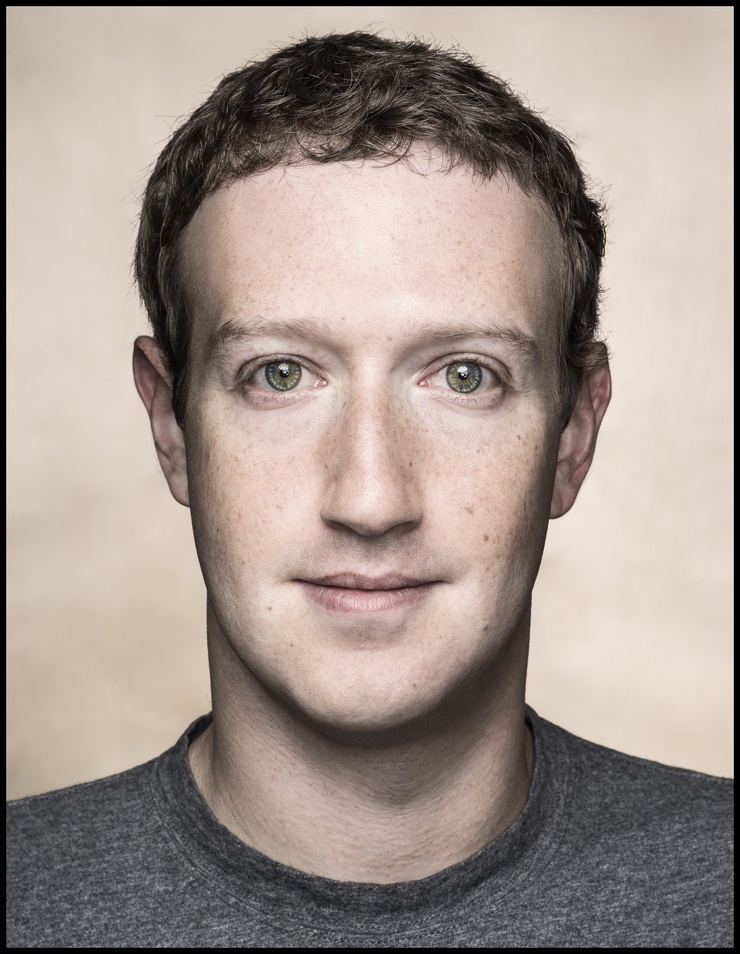
#> input picture mark.jpg, 740 x 954 px, shrunk from 1862 x 2400 before the run
$ jupyter execute Object_detection.ipynb   (shell and % lines are left out)
#> lines starting #> are read from the running program, lines starting #| are printed output that depends on the picture; after the words box and inside, x2 and y2 are one past the last pixel; in counts of white or black regions, pixels touching at a corner belong together
# Importing Libraries

[cell 1]
import cv2
import matplotlib.pyplot as plt
import numpy as np

[cell 2]
face = cv2.imread("mark.jpg")
#> face is the input picture: shape (954, 740, 3); mean B, G, R 141, 149.3, 162.9
face = cv2.cvtColor(face, cv2.COLOR_BGR2GRAY)
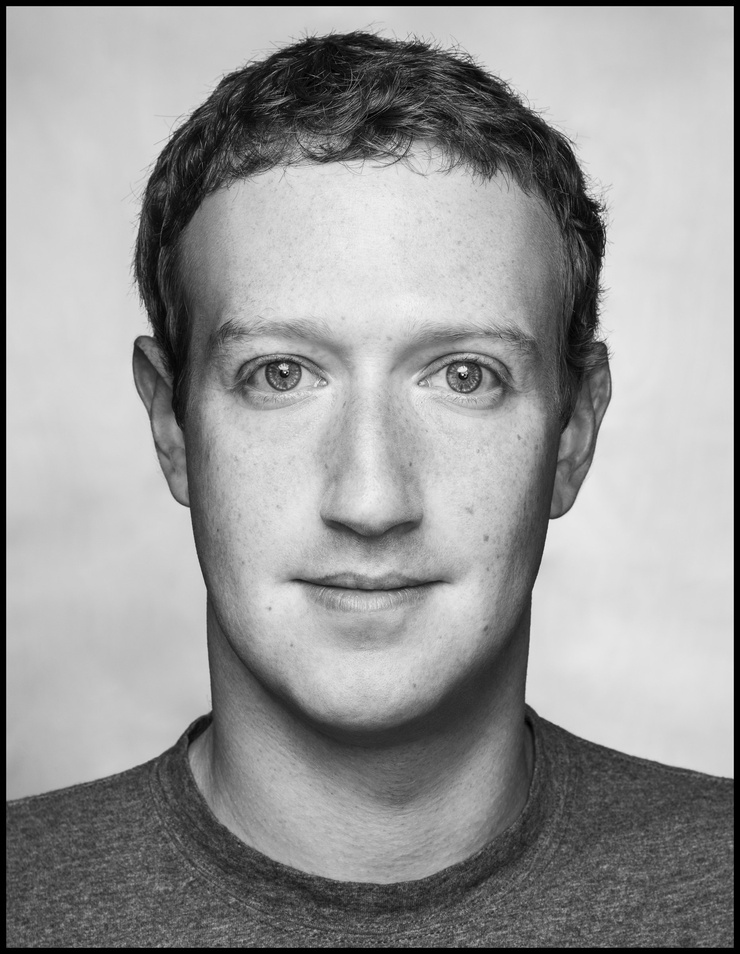
#> face: shape (954, 740); min 0, max 253, mean 152.4
plt.imshow(face,cmap='gray')

# Face Detection

[cell 3]
# Using Pre trained model using Vialo Jones Algorithm on Haar Cascade classifier
face_detec = cv2.CascadeClassifier('haarcascades/haarcascade_frontalface_default.xml')

[cell 4]
def face_detect_fun( image ):
    face_copy = image.copy()
    face_rect = face_detec.detectMultiScale(face_copy)
#> face_rect = [[133, 201, 475, 475]]

    for (x,y,w,h) in face_rect:
        cv2.rectangle(face_copy, (x,y), (x+w,y+h), (255,255,255), 10)
#> this loop made 1 pass
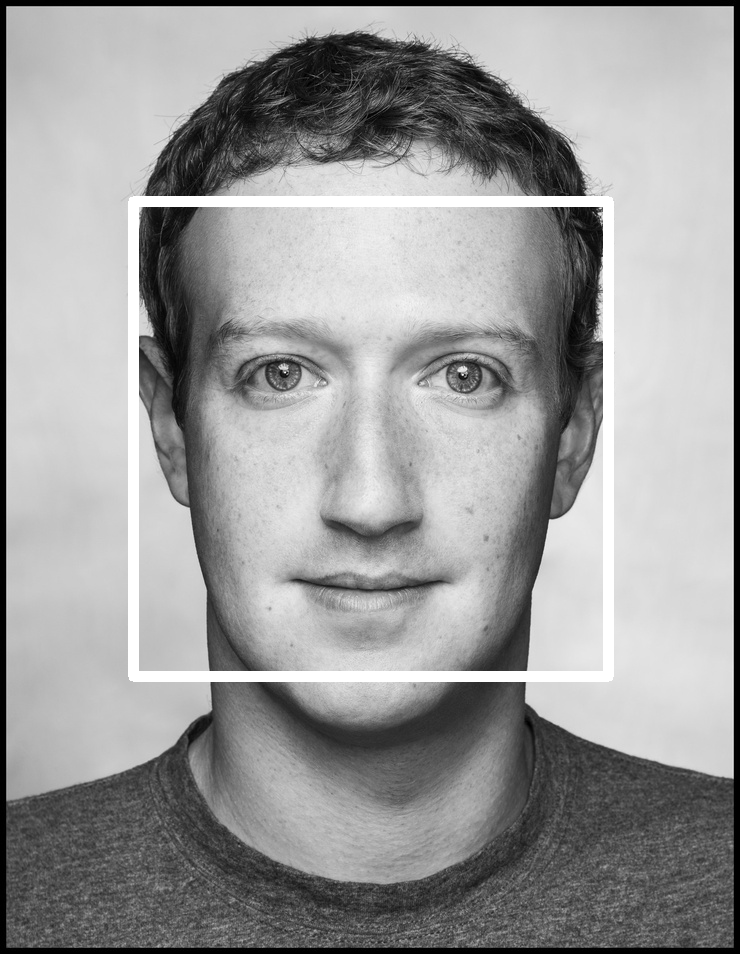
#> face_copy: shape (954, 740); 2.95% of pixels changed, all inside (x1, y1, x2, y2) = (128, 196, 614, 682)

    return face_copy

[cell 5]
plt.imshow(face_detect_fun(face),cmap='gray')

[cell 6]
# Detecting face in group
group_pic = cv2.cvtColor(cv2.imread("group.jpg"), cv2.COLOR_BGR2GRAY)
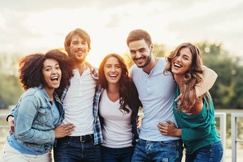
#> input picture group.jpg, 243 x 162 px, shrunk from 612 x 408 before the run
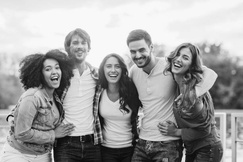
#> group_pic: shape (162, 243); min 2, max 255, mean 162.1
plt.imshow(face_detect_fun(group_pic), cmap="gray")
#> in face_detect_fun (call 2), `face_rect = face_detec.detectMultiScale(face_copy)`: face_rect = [[67, 33, 26, 26], [124, 42, 26, 26], [100, 56, 26, 26], [39, 58, 27, 27]]
#> the loop in face_detect_fun (call 2), `for (x,y,w,h) in face_rect:` made 4 passes
#> after the loop in face_detect_fun (call 2), `for (x,y,w,h) in face_rect:`:
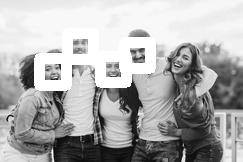
#> face_copy: shape (162, 243); 10.35% of pixels changed, all inside (x1, y1, x2, y2) = (34, 28, 156, 91)

[cell 7]
# Better Detection
def better_detect_face(image):
    face_copy = image.copy()

    face_rect = face_detec.detectMultiScale(face_copy,scaleFactor=1.2, minNeighbors=5)
#> face_rect = [[100, 56, 26, 26]]

    for (x,y,w,h) in face_rect:
        cv2.rectangle(face_copy, (x,y), (x+w,y+h), (255,255,255), 10)
#> this loop made 1 pass
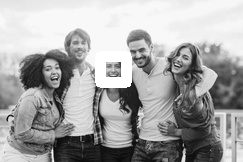
#> face_copy: shape (162, 243); 2.8% of pixels changed, all inside (x1, y1, x2, y2) = (95, 51, 132, 88)

    return face_copy

[cell 8]
group_pic = cv2.cvtColor(cv2.imread("group.jpg"), cv2.COLOR_BGR2GRAY)
plt.imshow(better_detect_face(group_pic), cmap="gray")

# Eye Detection

[cell 9]
eye_detect = cv2.CascadeClassifier('haarcascades/haarcascade_eye.xml')

[cell 10]
def eye_detect_fun( image ):
    eye_copy = image.copy()
    eye_rect = eye_detect.detectMultiScale(eye_copy, scaleFactor=1.2, minNeighbors=7)
#> eye_rect = [[222, 325, 104, 104], [405, 315, 120, 120]]

    for (x,y,w,h) in eye_rect:
        cv2.rectangle(eye_copy, (x,y), (x+w,y+h), (255,255,255), 10)
#> this loop made 2 passes
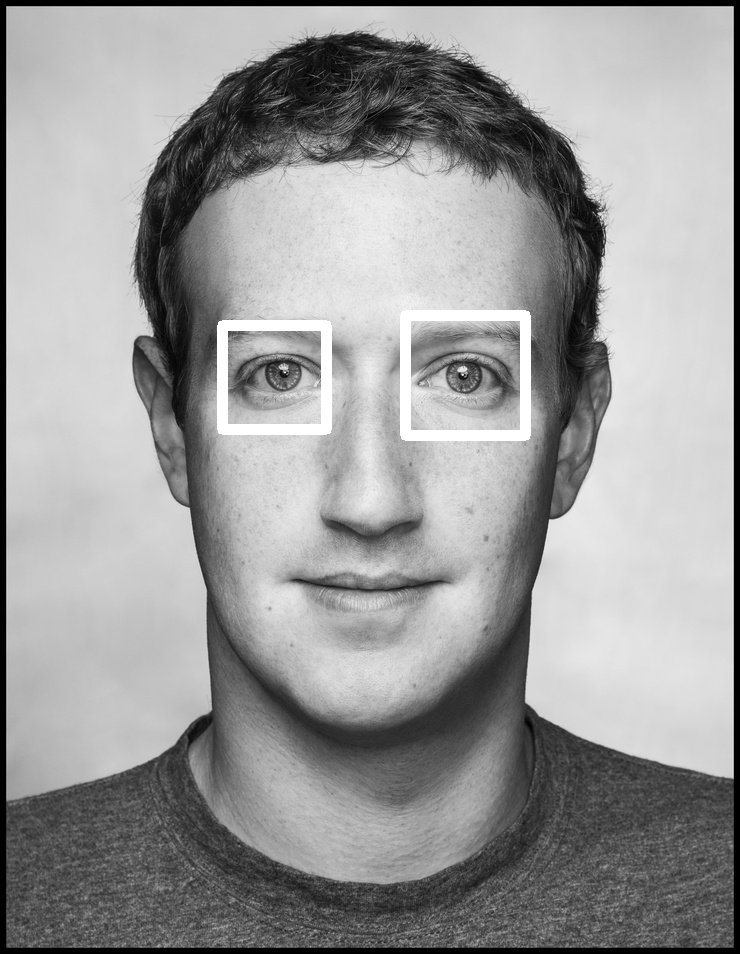
#> eye_copy: shape (954, 740); 1.38% of pixels changed, all inside (x1, y1, x2, y2) = (217, 310, 531, 441)

    return eye_copy

[cell 11]
plt.imshow(eye_detect_fun(face),cmap='gray')

# Face and Eye Detection

[cell 12]
detected_face = eye_detect_fun(better_detect_face(face))
#> in better_detect_face (call 2), `face_rect = face_detec.detectMultiScale(face_copy,scaleFactor=1.2, min..`: face_rect = [[140, 202, 465, 465]]
#> the loop in better_detect_face (call 2), `for (x,y,w,h) in face_rect:` made 1 pass
#> after the loop in better_detect_face (call 2), `for (x,y,w,h) in face_rect:`:
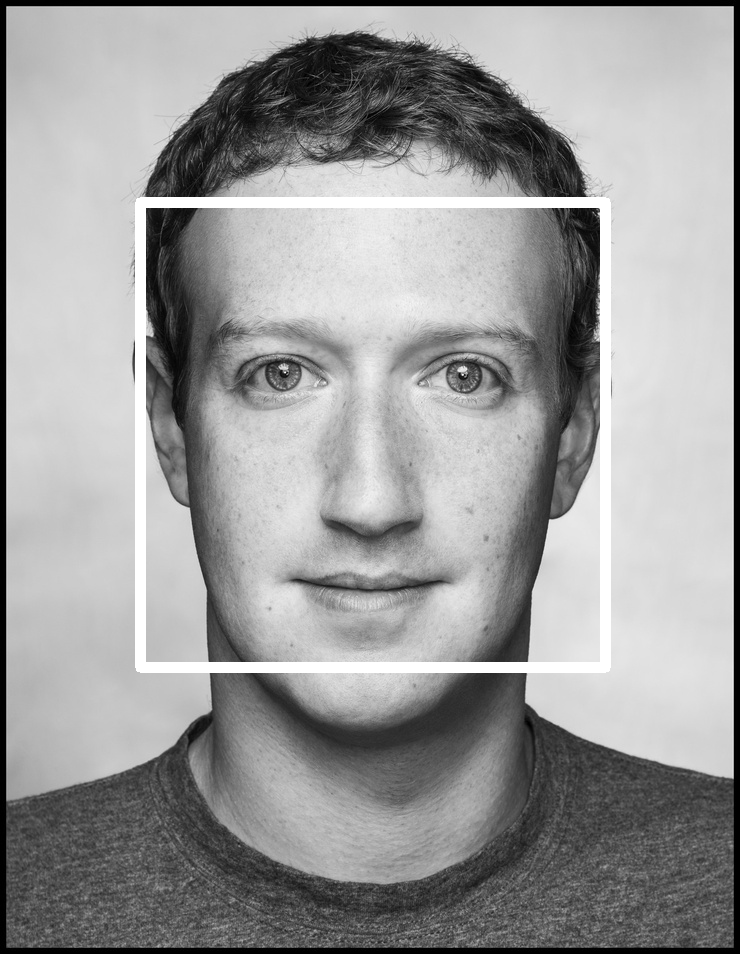
#> face_copy: shape (954, 740); 2.89% of pixels changed, all inside (x1, y1, x2, y2) = (135, 197, 611, 673)
#> the loop in eye_detect_fun (call 2), `for (x,y,w,h) in eye_rect:` made 2 passes
#> after the loop in eye_detect_fun (call 2), `for (x,y,w,h) in eye_rect:`:
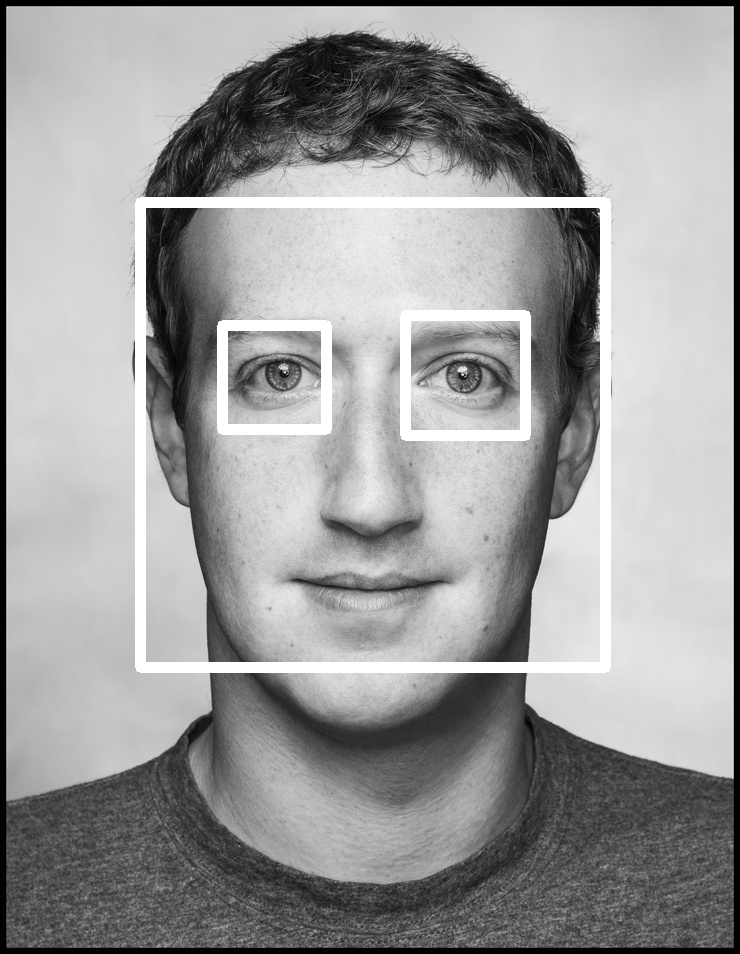
#> eye_copy: shape (954, 740); 1.38% of pixels changed, all inside (x1, y1, x2, y2) = (217, 310, 531, 441)
